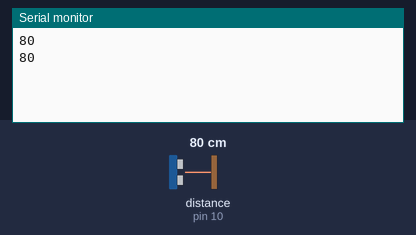
A sketch run on a simulated Arduino Uno, built with avr-gcc and run on an emulated ATmega328P. Shown: the last lines printed to the serial monitor. The test bench sets the inputs (shaded band); at power-on: distance to the obstacle (sensor on pin 10) 80 cm.

Above: at 1.3 s.
1.4 s: distance to the obstacle (sensor on pin 10) set to 2 cm
At 2.1 s:
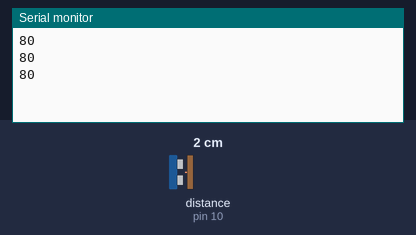
2.9 s: distance to the obstacle (sensor on pin 10) set to 4 cm
At 2.9 s:
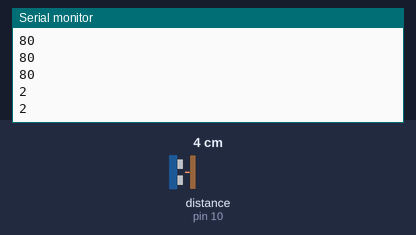
Timing chart, 0 to 5.9 s (numbered marks = the images above; inputs shaded):
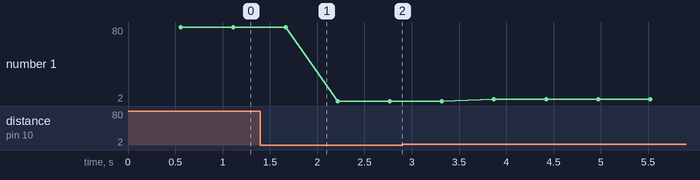

Measured:
- plotted number 1: 80 → 2 after the input at 1.4 s, 2 → 4 after the input at 2.9 s

The sketch:

Transmitter.ino
```cpp
/**********************************************
 * Electronics 2 Project MTE 200
 *
 * Code Edited by: Hany Elesawy 2022.03.19
 *    Fixed Some Bugs
 *********************************************/

#include <RCSwitch.h>
#include <Ultrasonic.h>

Ultrasonic ultrasonic(11,10);
RCSwitch mySwitch = RCSwitch();

int SonicDistance;                                  /*Distance read by ultrasonic sensor*/

void setup() {
  mySwitch.enableTransmit(4);
  Serial.begin(9600);
}

void loop() {
  SonicDistance = ultrasonic.read(CM);
  mySwitch.send(SonicDistance, 24);
  delay(100);
  Serial.println(SonicDistance);
}
```
